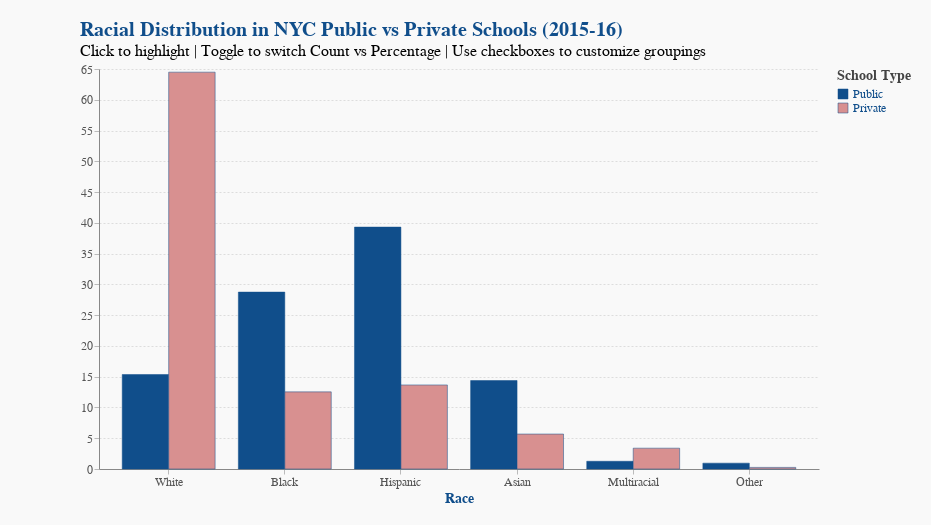

The notebook cell this image was saved under:
### Markdown cell above
## Final Interactive Design

### Code cell
toggle = alt.binding_radio(options=["Percentage", "Count"], name="Show: ")
toggle_selection = alt.param(name="MeasureSelector", bind=toggle, value="Percentage")

highlight = alt.selection_point(fields=["School Type"])

black_param = alt.param(name="BlackSelect", bind=alt.binding_checkbox(name="Black"), value=False)
hispanic_param = alt.param(name="HispanicSelect", bind=alt.binding_checkbox(name="Hispanic"), value=False)
asian_param = alt.param(name="AsianSelect", bind=alt.binding_checkbox(name="Asian"), value=False)
multi_param = alt.param(name="MultiSelect", bind=alt.binding_checkbox(name="Multiracial"), value=False)
other_param = alt.param(name="OtherSelect", bind=alt.binding_checkbox(name="Other"), value=False)


color_scale = alt.Scale(domain=["Public", "Private"], range=["#104E8B", "#d89090"])

base = alt.Chart(race_distribution_long).add_params(
    toggle_selection
).transform_filter("datum.Measure === MeasureSelector").transform_filter(
    "(datum.Race === 'White') || " +
    "(!BlackSelect && datum.Race === 'Black') || " +
    "(!HispanicSelect && datum.Race === 'Hispanic') || " +
    "(!AsianSelect && datum.Race === 'Asian') || " +
    "(!MultiSelect && datum.Race === 'Multiracial') || " +
    "(!OtherSelect && datum.Race === 'Other')"
).mark_bar().encode(
    x=alt.X("Race:N", title="Race", sort=["White", "Black", "Hispanic", "Asian", "Multiracial", "Other"], axis=alt.Axis(labelAngle=0)),
    xOffset="School Type:N",
    y=alt.Y("Value:Q", title=None),
    color=alt.Color("School Type:N", scale=color_scale, legend=alt.Legend(title="School Type")),
    opacity=alt.condition(highlight, alt.value(1), alt.value(0.25)),
    tooltip=["Race", "School Type", "Measure", alt.Tooltip("Value:Q", format=",.0f")]
)

combined = alt.Chart(race_distribution_long).add_params(toggle_selection).transform_filter(
    "datum.Measure === MeasureSelector").transform_filter(
    "(datum.Race !== 'White') && " +
    "( (BlackSelect && datum.Race === 'Black') || " +
    "(HispanicSelect && datum.Race === 'Hispanic') || " +
    "(AsianSelect && datum.Race === 'Asian') || " +
    "(MultiSelect && datum.Race === 'Multiracial') || " +
    "(OtherSelect && datum.Race === 'Other') )"
).transform_aggregate(
    aggregate=[{"op": "sum", "field": "Value", "as": "Value"}],
    groupby=["School Type", "Measure"]
).transform_calculate(
    Race='"Combined"'
).mark_bar().encode(
    x=alt.X("Race:N", title="Race", sort=["White", "Combined"], axis=alt.Axis(labelAngle=0)),
    xOffset="School Type:N",
    y=alt.Y("Value:Q"),
    color=alt.Color("School Type:N", scale=color_scale),
    opacity=alt.condition(highlight, alt.value(1), alt.value(0.25)),
    tooltip=["Race", "School Type", "Measure", alt.Tooltip("Value:Q", format=",.0f")]
)

final_chart = (base + combined).add_params(
    toggle_selection,
    highlight,
    black_param,
    hispanic_param,
    asian_param,
    multi_param,
    other_param
).resolve_scale(
    y='shared'
).properties(
    title={
        "text": "Racial Distribution in NYC Public vs Private Schools (2015-16)",
        "subtitle": "Click to highlight | Toggle to switch Count vs Percentage | Use checkboxes to customize groupings" ,
        "subtitleFontSize": 16
    },
    width=720,
    height=400,
    padding={"left": 80, "right": 20, "top": 20, "bottom": 20}
)

final_chart

### Figure 1 — Vega-Lite specification as saved in the notebook (floating-point values rounded to 4 significant figures)
{"config": {"view": {"stroke": "transparent"}, "background": "#f9f9f9", "title": {"fontSize": 20, "anchor": "start", "color": "#104e8b"}, "axis": {"labelFontSize": 12, "titleFontSize": 14, "titleColor": "#104e8b", "labelColor": "#555", "gridColor": "#ddd", "gridDash": [2, 2], "tickColor": "#bbb"}, "legend": {"labelFontSize": 12, "titleFontSize": 14, "labelColor": "#104e8b", "titleColor": "#444"}, "mark": {"color": "#104e8b", "tooltip": true}, "bar": {"fill": "#376b9e", "stroke": "#104e8b", "strokeWidth": 0.5}, "line": {"stroke": "#b22222", "strokeWidth": 2}, "point": {"filled": true, "fill": "#b22222", "stroke": "#d09090", "size": 50}, "area": {"fill": "#e5b5b5", "opacity": 0.5}}, "layer": [{"mark": {"type": "bar"}, "encoding": {"color": {"field": "School Type", "legend": {"title": "School Type"}, "scale": {"domain": ["Public", "Private"], "range": ["#104E8B", "#d89090"]}, "type": "nominal"}, "opacity": {"condition": {"param": "param_2", "value": 1}, "value": 0.25}, "tooltip": [{"field": "Race", "type": "nominal"}, {"field": "School Type", "type": "nominal"}, {"field": "Measure", "type": "nominal"}, {"field": "Value", "format": ",.0f", "type": "quantitative"}], "x": {"axis": {"labelAngle": 0}, "field": "Race", "sort": ["White", "Black", "Hispanic", "Asian", "Multiracial", "Other"], "title": "Race", "type": "nominal"}, "xOffset": {"field": "School Type", "type": "nominal"}, "y": {"field": "Value", "title": null, "type": "quantitative"}}, "name": "view_1", "transform": [{"filter": "datum.Measure === MeasureSelector"}, {"filter": "(datum.Race === 'White') || (!BlackSelect && datum.Race === 'Black') || (!HispanicSelect && datum.Race === 'Hispanic') || (!AsianSelect && datum.Race === 'Asian') || (!MultiSelect && datum.Race === 'Multiracial') || (!OtherSelect && datum.Race === 'Other')"}]}, {"mark": {"type": "bar"}, "encoding": {"color": {"field": "School Type", "scale": {"domain": ["Public", "Private"], "range": ["#104E8B", "#d89090"]}, "type": "nominal"}, "opacity": {"condition": {"param": "param_2", "value": 1}, "value": 0.25}, "tooltip": [{"field": "Race", "type": "nominal"}, {"field": "School Type", "type": "nominal"}, {"field": "Measure", "type": "nominal"}, {"field": "Value", "format": ",.0f", "type": "quantitative"}], "x": {"axis": {"labelAngle": 0}, "field": "Race", "sort": ["White", "Combined"], "title": "Race", "type": "nominal"}, "xOffset": {"field": "School Type", "type": "nominal"}, "y": {"field": "Value", "type": "quantitative"}}, "transform": [{"filter": "datum.Measure === MeasureSelector"}, {"filter": "(datum.Race !== 'White') && ( (BlackSelect && datum.Race === 'Black') || (HispanicSelect && datum.Race === 'Hispanic') || (AsianSelect && datum.Race === 'Asian') || (MultiSelect && datum.Race === 'Multiracial') || (OtherSelect && datum.Race === 'Other') )"}, {"aggregate": [{"op": "sum", "field": "Value", "as": "Value"}], "groupby": ["School Type", "Measure"]}, {"calculate": "\"Combined\"", "as": "Race"}]}], "data": {"name": "data-15c67bd09315f2c0fe7e1227da7da376"}, "height": 400, "padding": {"left": 80, "right": 20, "top": 20, "bottom": 20}, "params": [{"name": "MeasureSelector", "bind": {"input": "radio", "options": ["Percentage", "Count"], "name": "Show: "}, "value": "Percentage"}, {"name": "param_2", "select": {"type": "point", "fields": ["School Type"]}, "views": ["view_1"]}, {"name": "BlackSelect", "bind": {"input": "checkbox", "name": "Black"}, "value": false}, {"name": "HispanicSelect", "bind": {"input": "checkbox", "name": "Hispanic"}, "value": false}, {"name": "AsianSelect", "bind": {"input": "checkbox", "name": "Asian"}, "value": false}, {"name": "MultiSelect", "bind": {"input": "checkbox", "name": "Multiracial"}, "value": false}, {"name": "OtherSelect", "bind": {"input": "checkbox", "name": "Other"}, "value": false}], "resolve": {"scale": {"y": "shared"}}, "title": {"text": "Racial Distribution in NYC Public vs Private Schools (2015-16)", "subtitle": "Click to highlight | Toggle to switch Count vs Percentage | Use checkboxes to customize groupings", "subtitleFontSize": 16}, "width": 720, "$schema": "https://vega.github.io/schema/vega-lite/v5.16.3.json", "datasets": {"data-15c67bd09315f2c0fe7e1227da7da376": [{"School Type": "Public", "Race": "Black", "Value": 28.75, "Measure": "Percentage", "Year": "2015-16"}, {"School Type": "Private", "Race": "Black", "Value": 12.53, "Measure": "Percentage", "Year": "2015-16"}, {"School Type": "Public", "Race": "Hispanic", "Value": 39.31, "Measure": "Percentage", "Year": "2015-16"}, {"School Type": "Private", "Race": "Hispanic", "Value": 13.66, "Measure": "Percentage", "Year": "2015-16"}, {"School Type": "Public", "Race": "White", "Value": 15.36, "Measure": "Percentage", "Year": "2015-16"}, {"School Type": "Private", "Race": "White", "Value": 64.48, "Measure": "Percentage", "Year": "2015-16"}, {"School Type": "Public", "Race": "Asian", "Value": 14.38, "Measure": "Percentage", "Year": "2015-16"}, {"School Type": "Private", "Race": "Asian", "Value": 5.68, "Measure": "Percentage", "Year": "2015-16"}, {"School Type": "Public", "Race": "Multiracial", "Value": 1.257, "Measure": "Percentage", "Year": "2015-16"}, {"School Type": "Private", "Race": "Multiracial", "Value": 3.384, "Measure": "Percentage", "Year": "2015-16"}, {"School Type": "Public", "Race": "Other", "Value": 0.9498, "Measure": "Percentage", "Year": "2015-16"}, {"School Type": "Private", "Race": "Other", "Value": 0.2605, "Measure": "Percentage", "Year": "2015-16"}, {"School Type": "Public", "Race": "Black", "Value": 337100.0, "Measure": "Count", "Year": "2015-16"}, {"School Type": "Private", "Race": "Black", "Value": 21080.0, "Measure": "Count", "Year": "2015-16"}, {"School Type": "Public", "Race": "Hispanic", "Value": 460900.0, "Measure": "Count", "Year": "2015-16"}, {"School Type": "Private", "Race": "Hispanic", "Value": 22970.0, "Measure": "Count", "Year": "2015-16"}, {"School Type": "Public", "Race": "White", "Value": 180100.0, "Measure": "Count", "Year": "2015-16"}, {"School Type": "Private", "Race": "White", "Value": 108400.0, "Measure": "Count", "Year": "2015-16"}, {"School Type": "Public", "Race": "Asian", "Value": 168600.0, "Measure": "Count", "Year": "2015-16"}, {"School Type": "Private", "Race": "Asian", "Value": 9551.0, "Measure": "Count", "Year": "2015-16"}, {"School Type": "Public", "Race": "Multiracial", "Value": 14740.0, "Measure": "Count", "Year": "2015-16"}, {"School Type": "Private", "Race": "Multiracial", "Value": 5690.0, "Measure": "Count", "Year": "2015-16"}, {"School Type": "Public", "Race": "Other", "Value": 11140.0, "Measure": "Count", "Year": "2015-16"}, {"School Type": "Private", "Race": "Other", "Value": 438.0, "Measure": "Count", "Year": "2015-16"}]}}
